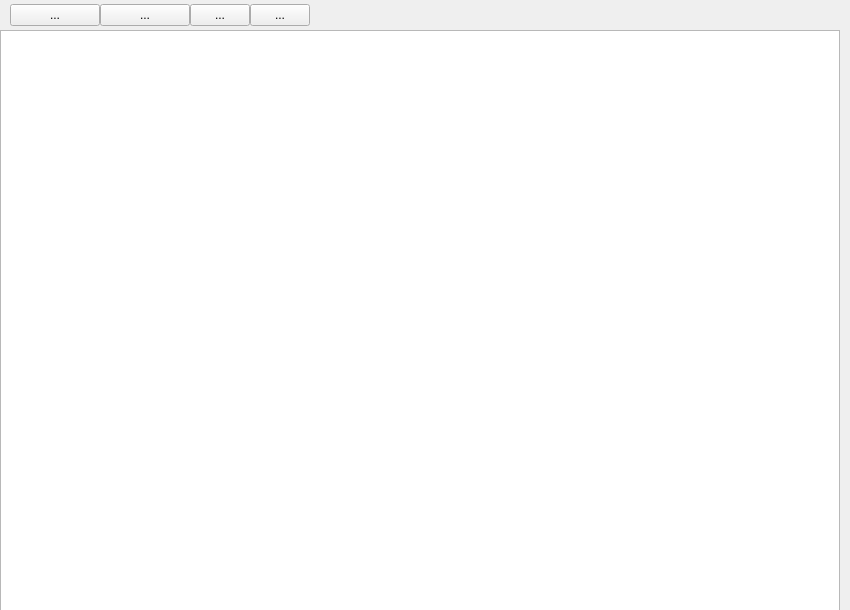
<?xml version="1.0" encoding="UTF-8"?>
<ui version="4.0">
 <class>SMMyBook</class>
 <widget class="QWidget" name="SMMyBook">
  <property name="geometry">
   <rect>
    <x>0</x>
    <y>0</y>
    <width>850</width>
    <height>610</height>
   </rect>
  </property>
  <property name="windowTitle">
   <string>Form</string>
  </property>
  <widget class="QTableWidget" name="tableWidget">
   <property name="geometry">
    <rect>
     <x>0</x>
     <y>30</y>
     <width>840</width>
     <height>581</height>
    </rect>
   </property>
  </widget>
  <widget class="QWidget" name="tools" native="true">
   <property name="geometry">
    <rect>
     <x>0</x>
     <y>0</y>
     <width>840</width>
     <height>30</height>
    </rect>
   </property>
   <widget class="QToolButton" name="tbShangchuan">
    <property name="geometry">
     <rect>
      <x>10</x>
      <y>4</y>
      <width>90</width>
      <height>22</height>
     </rect>
    </property>
    <property name="text">
     <string>...</string>
    </property>
   </widget>
   <widget class="QToolButton" name="tbFasong">
    <property name="geometry">
     <rect>
      <x>100</x>
      <y>4</y>
      <width>90</width>
      <height>22</height>
     </rect>
    </property>
    <property name="text">
     <string>...</string>
    </property>
   </widget>
   <widget class="QToolButton" name="tbShanchu">
    <property name="geometry">
     <rect>
      <x>190</x>
      <y>4</y>
      <width>60</width>
      <height>22</height>
     </rect>
    </property>
    <property name="text">
     <string>...</string>
    </property>
   </widget>
   <widget class="QToolButton" name="tbShuaxin">
    <property name="geometry">
     <rect>
      <x>250</x>
      <y>4</y>
      <width>60</width>
      <height>22</height>
     </rect>
    </property>
    <property name="text">
     <string>...</string>
    </property>
   </widget>
  </widget>
 </widget>
 <resources/>
 <connections/>
</ui>
